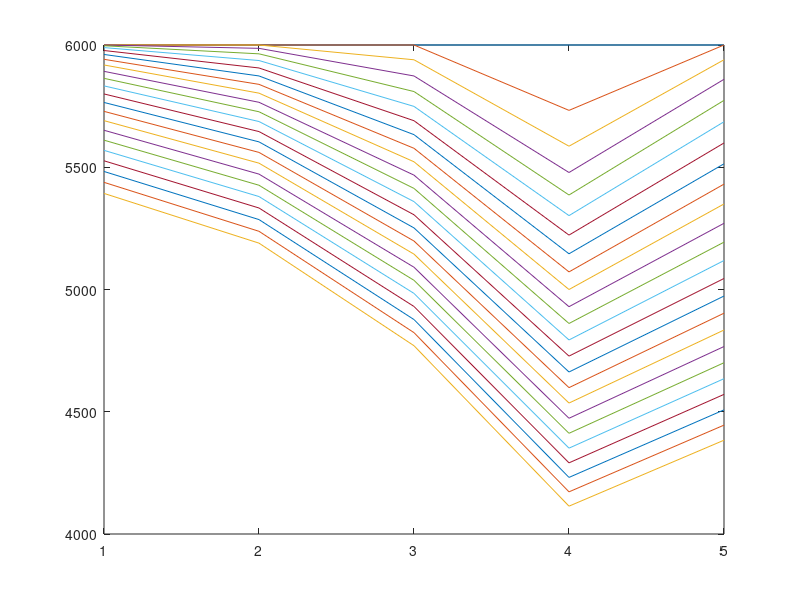

Recreate this plot in MATLAB.
%Amir Mohyeddini
%EXPLICIT
%noflow______noflow
%else is important




%%%%%%%%%%%%%%%%%%%%%%%%%%%%%%%%%%%%%%%%%%%%%%%%%%%%%%%%%%%%%%%%%%%%%%%%%%1
clc;
clear;
close all;
N=5;
phi=0.18;
deltax=zeros(1,N);
for i=1:N
   deltax(1,i)=1000; 
end
dy=1000;
dz=75;
% permx=15;
permx=zeros(1,N);
for i=1:N
   permx(1,i)=15; 
    
end
% Bo=1;
muob=3.5;
pb=2635;

co=3.5e-6;
 Bo=@(p) 1;%1/(1+co*(p-4200));
 mu=@(p) 10;%muob*(p/pb)^(2.6*(p^1.187)*exp(-11.513+(-8.98e-5*p)));


deltat=15;
time=360;
nt=time/deltat;
pressure=zeros(nt,N);
pressure(1,:)=6000;
betac=1.127e-3;
alphac=5.615;
Ax=dy*dz;
vb=Ax.*deltax;
q=zeros(1,N);
q(4)=-150;


for n=2:nt

    for i=1:N 

        if i==1 
         right=(betac*Ax*(deltax(1,i)+deltax(1,i+1))/(deltax(1,i)/permx(1,i)+deltax(1,i+1)/permx(1,i+1)))/(mu(1/2*(pressure(n-1,i)+pressure(n-1,i+1)))*Bo(1/2*(pressure(n-1,i)+pressure(n-1,i+1)))*(1/2*(deltax(1,i)+deltax(1,i+1))));
%          left=(betac*Ax*(deltax(1,i)+deltax(1,i))/(deltax(1,i)/permx(1,i)+deltax(1,i)/permx(1,i)))/(mu*Bo(1/2*(pressure(n-1,i)+pressure(n-1,i)))*(1/2*(deltax(1,i)+deltax(1,i))));
         pressure(n,i)=pressure(n-1,i)+((alphac*Bo(pressure(n-1,i))*deltat)/(vb(1,i)*phi*co))*q(1,i)+((alphac*Bo(pressure(n-1,i))*deltat)/(vb(1,i)*phi*co))*(right*pressure(n-1,i+1)-((right)*(pressure(n-1,i))));   

        elseif i==N
%           right=(betac*Ax*(deltax(1,i)+deltax(1,i))/(deltax(1,i)/permx(1,i)+deltax(1,i)/permx(1,i)))/(mu*Bo(1/2*(pressure(n-1,i)+pressure(n-1,i)))*(1/2*(deltax(1,i)+deltax(1,i))));
         left=(betac*Ax*(deltax(1,i)+deltax(1,i-1))/(deltax(1,i)/permx(1,i)+deltax(1,i-1)/permx(1,i-1)))/(mu(1/2*(pressure(n-1,i)+pressure(n-1,i-1)))*Bo(1/2*(pressure(n-1,i)+pressure(n-1,i-1)))*(1/2*(deltax(1,i)+deltax(1,i-1))));
        pressure(n,i)=pressure(n-1,i)+(alphac*Bo(pressure(n-1,i))*deltat)/(vb(1,i)*phi*co)*q(1,i)+(alphac*Bo(pressure(n-1,i))*deltat)/(vb(1,i)*phi*co)*(-(left*(pressure(n-1,i)))+(left*pressure(n-1,i-1)));   
      
        else
         right=(betac*Ax*(deltax(1,i)+deltax(1,i+1))/(deltax(1,i)/permx(1,i)+deltax(1,i+1)/permx(1,i+1)))/(mu(1/2*(pressure(n-1,i)+pressure(n-1,i+1)))*Bo(1/2*(pressure(n-1,i)+pressure(n-1,i+1)))*(1/2*(deltax(1,i)+deltax(1,i+1))));
         left=(betac*Ax*(deltax(1,i)+deltax(1,i-1))/(deltax(1,i)/permx(1,i)+deltax(1,i-1)/permx(1,i-1)))/(mu(1/2*(pressure(n-1,i)+pressure(n-1,i-1)))*Bo(1/2*(pressure(n-1,i)+pressure(n-1,i-1)))*(1/2*(deltax(1,i)+deltax(1,i-1))));

        pressure(n,i)=pressure(n-1,i)+(alphac*Bo(pressure(n-1,i))*deltat)/(vb(1,i)*phi*co)*q(1,i)+(alphac*Bo(pressure(n-1,i))*deltat)/(vb(1,i)*phi*co)*((right*pressure(n-1,i+1)-(right+left)*(pressure(n-1,i)))+(left*pressure(n-1,i-1)));   


        end
    
    end
   
end

for n=1:nt
   plot(pressure(n,:))
   hold on
end


